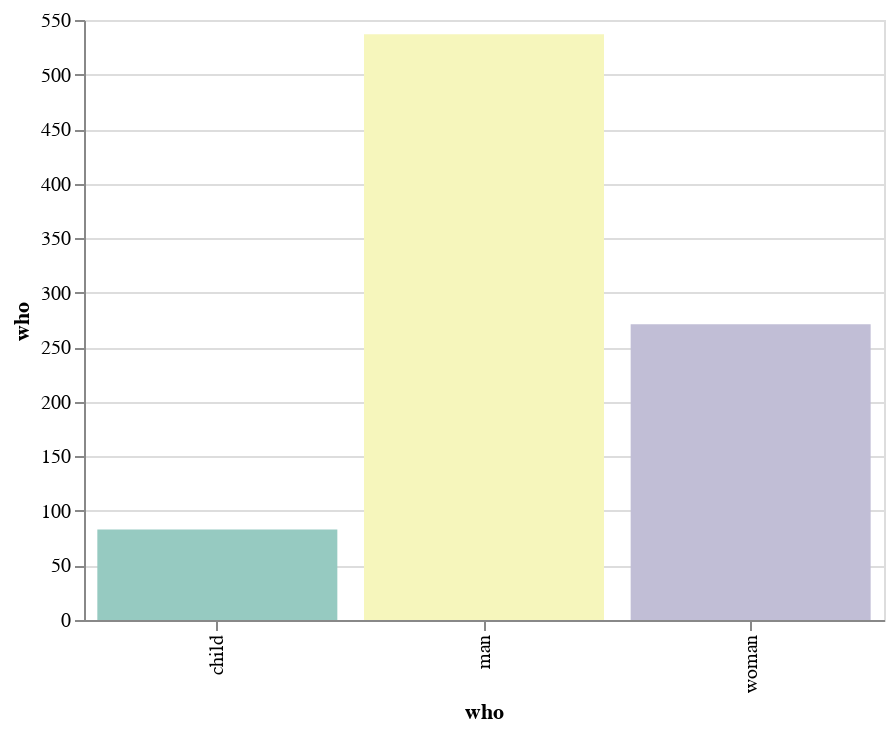

Notebook code cell kept with this figure:
### Code cell
display(salt.countplot(x="who", data=titanic, palette="Set3"))
ax = sns.countplot(x="who", data=titanic, palette="Set3")

### Figure 1 — Vega-Lite specification as saved in the notebook (floating-point values rounded to 4 significant figures; data arrays with more than 128 entries replaced by an {"elided": "..."} marker saying what was removed)
{"$schema": "https://vega.github.io/schema/vega-lite/v2.4.1.json", "config": {"range": {"category": ["rgba(149.75000000000003,202.24999999999997,193.25,1)", "rgba(245.50000000000003,245.50000000000003,188.49999999999994,1)", "rgba(192.99999999999997,189.99999999999997,214.0,1)", "rgba(233.875,141.625,131.12500000000003,1)", "rgba(138.37499999999997,175.125,200.62500000000003,1)", "rgba(233.625,178.875,117.37500000000001,1)"]}, "view": {"height": 300, "width": 400}}, "data": {"values": {"elided": "891 records"}}, "encoding": {"color": {"field": "who", "legend": null, "type": "nominal"}, "x": {"field": "who", "type": "nominal"}, "y": {"aggregate": "count", "axis": {"title": "who"}, "field": "who", "type": "quantitative"}}, "mark": "bar"}
